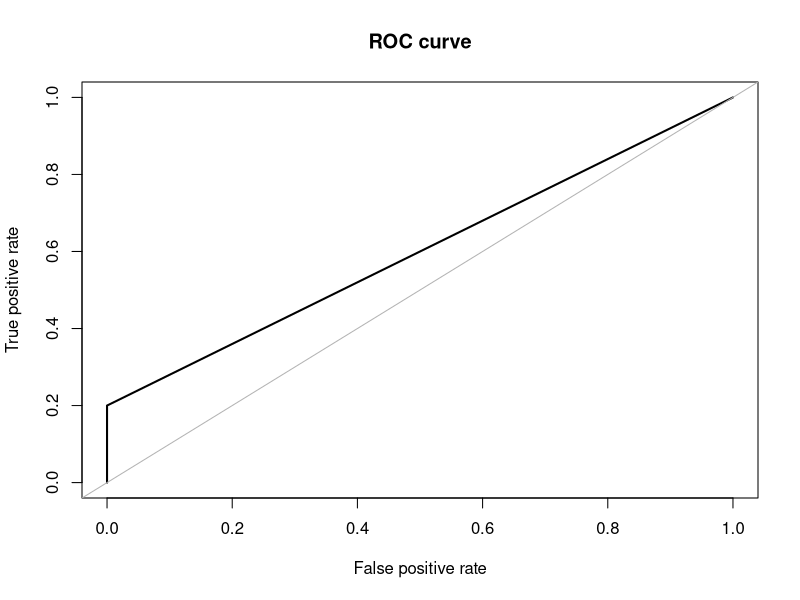
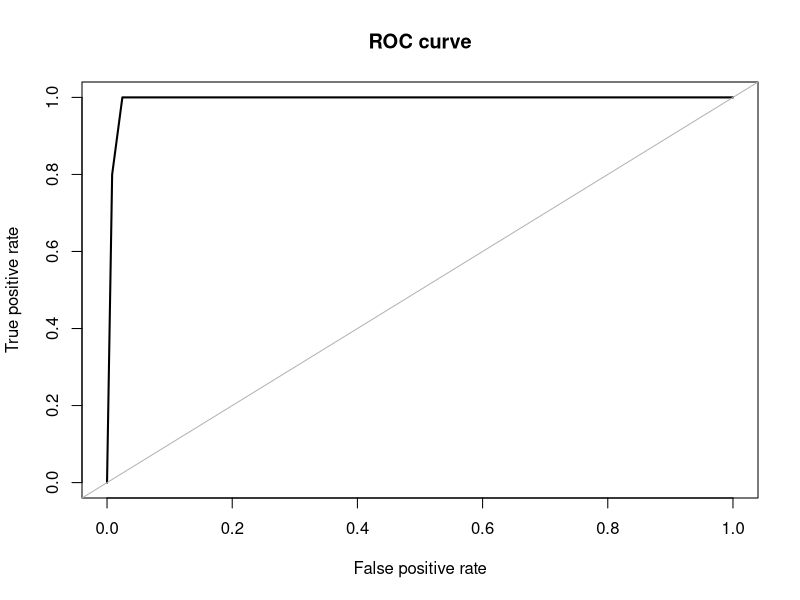
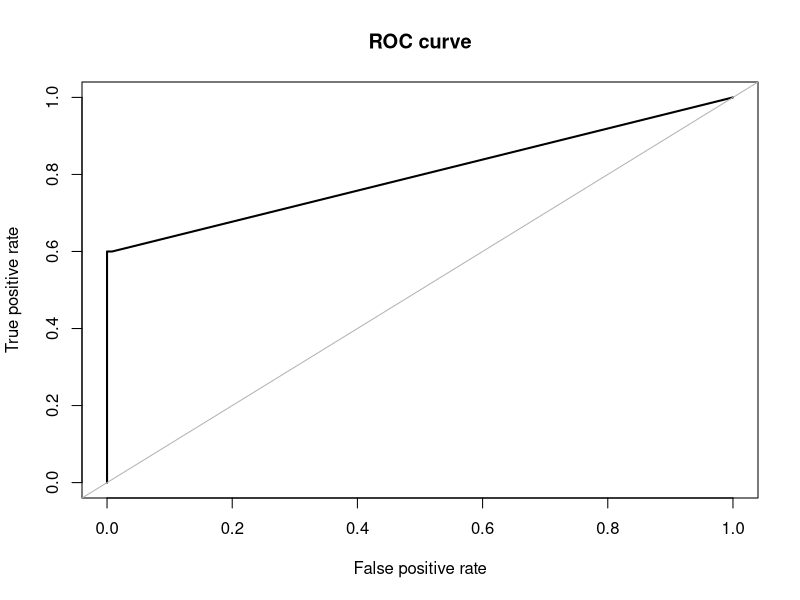
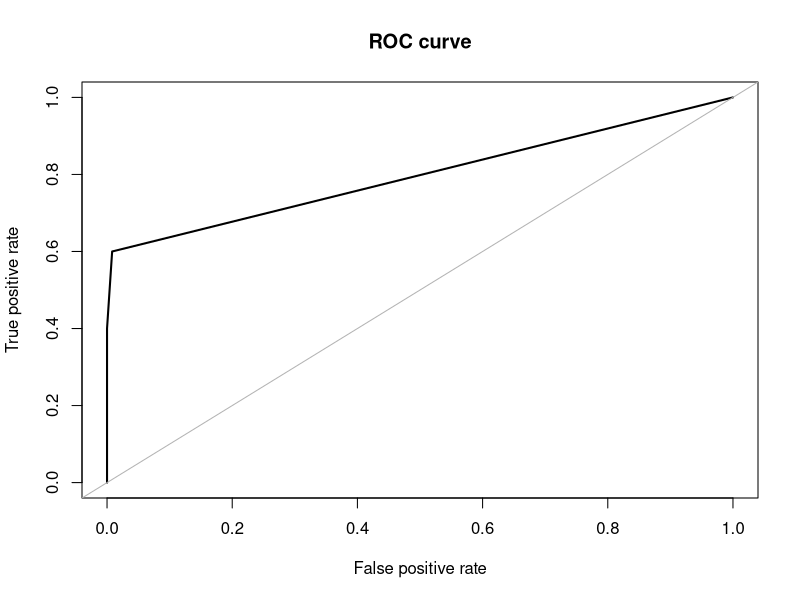
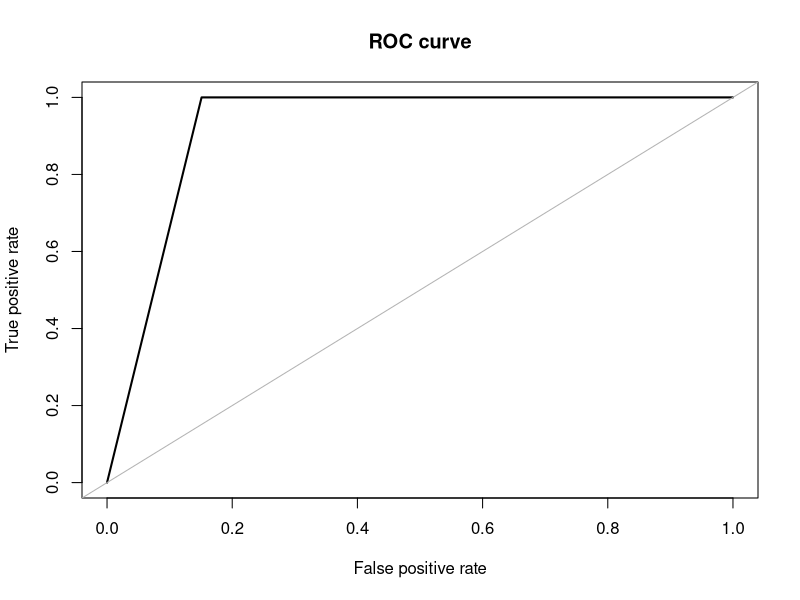
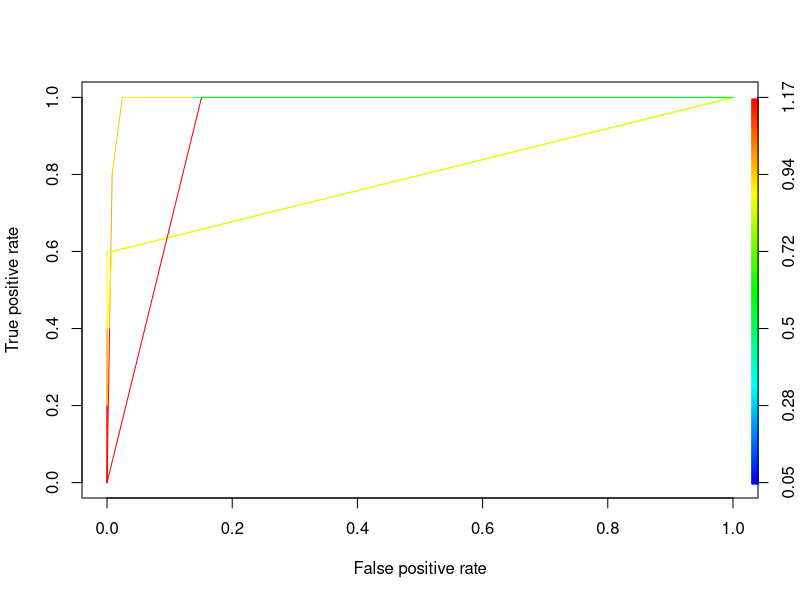
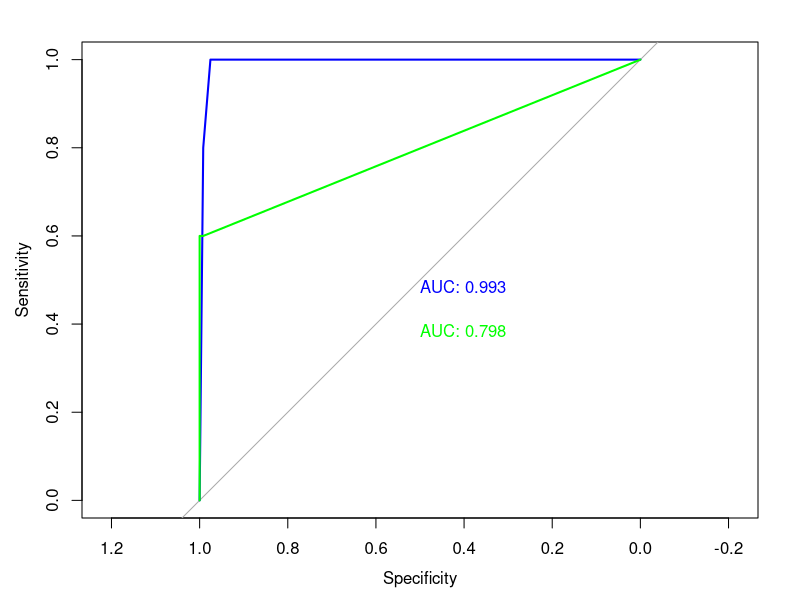

These figures' R source, in order:
library(ROSE)

# built in dataset
data(hacide)

# quick explore data
str(hacide.train)
table(hacide.train$cls)     # number of each class
prop.table(table(hacide.train$cls))    # class distribution

# Experiment: see how badly imbalanced dataset will influence accuracy first
library(rpart)
imb_tree <- rpart(cls~., data=hacide.train)
imb_pred <- predict(imb_tree, newdata = hacide.test)
## test accuracy
accuracy.meas(hacide.test$cls, imb_pred[,2])
## precision = 1 means there is no false positive
## low recall means there are higher number of false negative
## low F score indicates low accuracy
roc.curve(hacide.test$cls, imb_pred[,2], plotit = T)
## AUC = 0.6 is a low score

# Wihtout dealing with imbalancing problem, 
# the algorithm gets biased toward the majoriy class


# SAMPLING

# over sampling, may lead to overfitting
bal_data_over <- ovun.sample(cls~., data = hacide.train, method = "over", N = 1960, seed = 1)$data
table(bal_data_over$cls)

# under sampling, may lose important data
bal_data_under <- ovun.sample(cls~., data = hacide.train, method = "under", N = 40, seed = 1)$data
table(bal_data_under$cls)

# do both over-sampling and under-smapling
## p means the probability of positive classes in the new dataset
bal_data_both <- ovun.sample(cls~., data = hacide.train, method = "both", p = 0.5, N = 1000, seed = 1)$data
table(bal_data_both$cls)

# ROSE helps overcome the shortcomings in over-smapling and under-sampling
bal_data_rose <- ROSE(cls~., data = hacide.train, seed = 1)$data
table(bal_data_rose$cls)


# decision trees for each data
tree_rose <- rpart(cls~., data = bal_data_rose)
tree_both <- rpart(cls~., data = bal_data_both)
tree_over <- rpart(cls~., data = bal_data_over)
tree_under <- rpart(cls~., data = bal_data_under)

pred_rose <- predict(tree_rose, newdata = hacide.test)
pred_both <- predict(tree_both, newdata = hacide.test)
pred_over <- predict(tree_over, newdata = hacide.test)
pred_under <- predict(tree_under, newdata = hacide.test)

roc.curve(hacide.test$cls, pred_rose[,2])
roc.curve(hacide.test$cls, pred_both[,2])
roc.curve(hacide.test$cls, pred_over[,2])
roc.curve(hacide.test$cls, pred_under[,2])

# by using ROSE, we can alsi use "holdout"
# to prevent high variance
ROSE_holdout <- ROSE.eval(cls ~ ., data = hacide.train, 
                          learner = rpart, method.assess = "holdout", 
                          extr.pred = function(obj)obj[,2], seed = 1)


# plot all the ROC curve together
library(ROCR)
pd1 <- prediction(pred_rose[,2], hacide.test$cls)
pf1 <- performance(pd1, "tpr","fpr")

pd2 <- prediction(pred_both[,2], hacide.test$cls)
pf2 <- performance(pd2, "tpr","fpr")

pd3 <- prediction(pred_over[,2], hacide.test$cls)
pf3 <- performance(pd3, "tpr","fpr")

pd4 <- prediction(pred_under[,2], hacide.test$cls)
pf4 <- performance(pd4, "tpr","fpr")

plot(pf1, colorize = TRUE)
plot(pf2, add = TRUE, colorize = TRUE)
plot(pf3, add = TRUE, colorize = TRUE)
plot(pf4, add = TRUE, colorize = TRUE)


# An alternative easier way to plot all the ROC curves together with AUC

library(pROC)
p<- plot(roc(hacide.test$cls, pred_rose[,2]), print.auc = TRUE, col = "blue")
p <- plot(roc(hacide.test$cls, pred_both[,2]), print.auc = TRUE, 
                       col = "green", print.auc.y = .4, add = TRUE)
